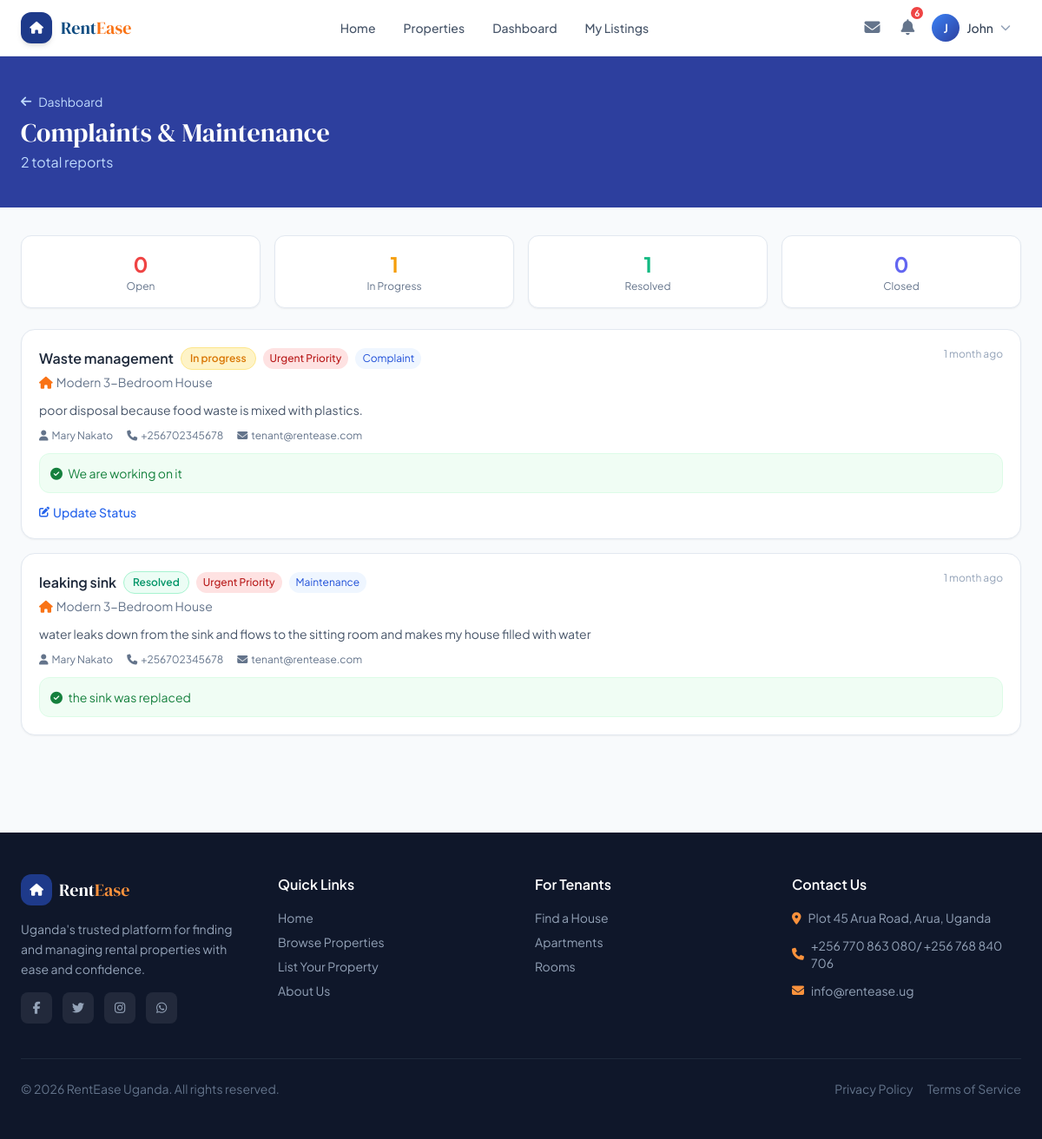
The page /pages/landlord/complaints.php (signed in) on the database its author committed.
### tables this page shows
CREATE TABLE `users` (
  `id` int(11) NOT NULL AUTO_INCREMENT,
  `name` varchar(100) NOT NULL,
  `email` varchar(150) NOT NULL,
  `phone` varchar(20) DEFAULT NULL,
  `password_hash` varchar(255) NOT NULL,
  `role` enum('tenant','landlord','agent','admin') NOT NULL DEFAULT 'tenant',
  `avatar` varchar(255) DEFAULT NULL,
  `bio` text DEFAULT NULL,
  `is_active` tinyint(1) DEFAULT 1,
  `reset_token` varchar(100) DEFAULT NULL,
  `reset_token_expiry` datetime DEFAULT NULL,
  `created_at` timestamp NOT NULL DEFAULT current_timestamp(),
  `updated_at` timestamp NOT NULL DEFAULT current_timestamp() ON UPDATE current_timestamp(),
  PRIMARY KEY (`id`),
  UNIQUE KEY `email` (`email`)
);

CREATE TABLE `complaints` (
  `id` int(11) NOT NULL AUTO_INCREMENT,
  `tenant_id` int(11) NOT NULL,
  `property_id` int(11) NOT NULL,
  `landlord_id` int(11) NOT NULL,
  `type` enum('maintenance','complaint','damage','noise','other') DEFAULT 'complaint',
  `title` varchar(200) NOT NULL,
  `description` text NOT NULL,
  `priority` enum('low','medium','high','urgent') DEFAULT 'medium',
  `status` enum('open','in_progress','resolved','closed') DEFAULT 'open',
  `resolution_notes` text DEFAULT NULL,
  `resolved_at` datetime DEFAULT NULL,
  `created_at` timestamp NOT NULL DEFAULT current_timestamp(),
  `updated_at` timestamp NOT NULL DEFAULT current_timestamp() ON UPDATE current_timestamp(),
  PRIMARY KEY (`id`),
  KEY `tenant_id` (`tenant_id`),
  KEY `property_id` (`property_id`),
  KEY `landlord_id` (`landlord_id`),
  CONSTRAINT `complaints_ibfk_1` FOREIGN KEY (`tenant_id`) REFERENCES `users` (`id`) ON DELETE CASCADE,
  CONSTRAINT `complaints_ibfk_2` FOREIGN KEY (`property_id`) REFERENCES `properties` (`id`) ON DELETE CASCADE,
  CONSTRAINT `complaints_ibfk_3` FOREIGN KEY (`landlord_id`) REFERENCES `users` (`id`) ON DELETE CASCADE
);

CREATE TABLE `properties` (
  `id` int(11) NOT NULL AUTO_INCREMENT,
  `owner_id` int(11) NOT NULL,
  `title` varchar(200) NOT NULL,
  `description` text DEFAULT NULL,
  `property_type` enum('room','apartment','hostel','house','studio') NOT NULL,
  `price` decimal(10,2) NOT NULL,
  `location` varchar(255) NOT NULL,
  `address` text DEFAULT NULL,
  `city` varchar(100) DEFAULT NULL,
  `latitude` decimal(10,8) DEFAULT NULL,
  `longitude` decimal(11,8) DEFAULT NULL,
  `num_rooms` int(11) DEFAULT 1,
  `num_bathrooms` int(11) DEFAULT 1,
  `amenities` text DEFAULT NULL,
  `status` enum('available','occupied','maintenance','inactive','booked') DEFAULT NULL,
  `views` int(11) DEFAULT 0,
  `created_at` timestamp NOT NULL DEFAULT current_timestamp(),
  `updated_at` timestamp NOT NULL DEFAULT current_timestamp() ON UPDATE current_timestamp(),
  PRIMARY KEY (`id`),
  KEY `owner_id` (`owner_id`),
  CONSTRAINT `properties_ibfk_1` FOREIGN KEY (`owner_id`) REFERENCES `users` (`id`) ON DELETE CASCADE
);

### includes/config.php (called while the page is built, shortened)
<?php
function getDB(): PDO {
    static $pdo = null;
    if ($pdo === null) {
        try {
            $dsn = "mysql:host=" . DB_HOST . ";port=" . DB_PORT . ";dbname=" . DB_NAME . ";charset=utf8mb4";
            $pdo = new PDO($dsn, DB_USER, DB_PASS, [
                PDO::ATTR_ERRMODE => PDO::ERRMODE_EXCEPTION,
                PDO::ATTR_DEFAULT_FETCH_MODE => PDO::FETCH_ASSOC,
            ]);
        } catch (PDOException $e) {
            http_response_code(500);
            die(json_encode(['error' => 'Database connection failed']));
        }
    }
    return $pdo;
}
function isLoggedIn(): bool {
    return isset($_SESSION['user_id']);
}
function currentUser(): ?array {
    static $user = null;
    if ($user === null) {
        $db = getDB();
        $stmt = $db->prepare("SELECT id, name, email, phone, role, avatar FROM users WHERE id = ? AND is_active = 1");
        $stmt->execute([$_SESSION['user_id']]);
        $user = $stmt->fetch() ?: null;
    }
    return $user;
}
function requireRole(array $roles): void {
    $user = currentUser();
}
function sanitize(string $str): string {
    return htmlspecialchars(trim($str), ENT_QUOTES, 'UTF-8');
}
function unreadCount(int $userId): int {
    $db = getDB();
    $stmt = $db->prepare("SELECT COUNT(*) FROM notifications WHERE user_id = ? AND is_read = 0");
    $stmt->execute([$userId]);
    return (int)$stmt->fetchColumn();
}
function timeAgo(string $datetime): string {
    $now = new DateTime();
    $ago = new DateTime($datetime);
    $diff = $now->diff($ago);
    if ($diff->m > 0) return $diff->m . ' month' . ($diff->m > 1 ? 's' : '') . ' ago';
    return 'just now';
}

### pages/landlord/complaints.php (the view, shortened to what this page needs)
<?php
require_once __DIR__ . '/../../includes/config.php';
requireRole(['landlord', 'agent', 'admin']);
$user = currentUser();
$db = getDB();
$where = "WHERE c.landlord_id = ?";
$params = [$user['id']];
$stmt = $db->prepare("
    SELECT c.*, p.title AS property_title, u.name AS tenant_name, u.phone AS tenant_phone, u.email AS tenant_email
    FROM complaints c JOIN properties p ON p.id = c.property_id JOIN users u ON u.id = c.tenant_id
    $where ORDER BY c.created_at DESC
");
$stmt->execute($params);
$complaints = $stmt->fetchAll();
include __DIR__ . '/../../includes/header.php';
$counts = array_reduce($complaints, function($c, $comp) {
    $c[$comp['status']] = ($c[$comp['status']] ?? 0) + 1;
    return $c;
}, []);
?>
<div class="page-hero py-10">
    <div class="max-w-7xl mx-auto px-4 sm:px-6">
        <a href="<?= APP_URL ?>/pages/landlord/dashboard.php" class="inline-flex items-center gap-2 text-blue-200 hover:text-white text-sm mb-2 transition-colors">
            <i class="fas fa-arrow-left"></i> Dashboard
        </a>
        <h1 class="font-display text-3xl text-white">Complaints & Maintenance</h1>
        <p class="text-blue-200 mt-1"><?= count($complaints) ?> total reports</p>
    </div>
</div>
<div class="max-w-7xl mx-auto px-4 sm:px-6 py-8">
    <div class="grid grid-cols-2 md:grid-cols-4 gap-4 mb-6">
        <?php foreach (['open'=>['#ef4444','Open'], 'in_progress'=>['#f59e0b','In Progress'], 'resolved'=>['#10b981','Resolved'], 'closed'=>['#6366f1','Closed']] as $status => $info): ?>
        <div class="bg-white rounded-xl border border-slate-200 p-4 text-center shadow-sm">
            <div class="text-2xl font-bold" style="color:<?= $info[0] ?>"><?= $counts[$status] ?? 0 ?></div>
            <div class="text-xs text-slate-500 mt-0.5"><?= $info[1] ?></div>
        </div>
        <?php endforeach; ?>
    </div>
    <?php if (empty($complaints)): ?>
    <div class="text-center py-16 text-slate-400">
        <i class="fas fa-smile text-5xl mb-4 opacity-30"></i>
        <p>No complaints yet. Great job keeping tenants happy!</p>
    </div>
    <?php else: ?>
    <div class="space-y-4">
        <?php foreach ($complaints as $c): ?>
        <div class="bg-white rounded-2xl border border-slate-200 shadow-sm overflow-hidden">
            <div class="p-5">
                <div class="flex flex-col sm:flex-row sm:items-start justify-between gap-3 mb-3">
                    <div>
                        <div class="flex items-center gap-2 flex-wrap">
                            <h3 class="font-semibold text-slate-800"><?= sanitize($c['title']) ?></h3>
                            <span class="status-badge <?= $c['status'] === 'resolved' || $c['status'] === 'closed' ? 'status-available' : ($c['status'] === 'in_progress' ? 'status-occupied' : 'status-maintenance') ?> text-xs">
                                <?= ucfirst(str_replace('_', ' ', $c['status'])) ?>
                            </span>
                            <span class="text-xs px-2 py-1 rounded-full font-medium <?= $c['priority'] === 'urgent' ? 'bg-red-100 text-red-700' : ($c['priority'] === 'high' ? 'bg-orange-100 text-orange-700' : 'bg-slate-100 text-slate-600') ?>">
                                <?= ucfirst($c['priority']) ?> Priority
                            </span>
                            <span class="text-xs bg-blue-50 text-blue-700 px-2 py-1 rounded-full"><?= ucfirst($c['type']) ?></span>
                        </div>
                        <p class="text-sm text-slate-500 mt-1"><i class="fas fa-home mr-1 text-accent-500"></i><?= sanitize($c['property_title']) ?></p>
                    </div>
                    <span class="text-xs text-slate-400 whitespace-nowrap"><?= timeAgo($c['created_at']) ?></span>
                </div>
                <p class="text-sm text-slate-600 mb-3"><?= sanitize($c['description']) ?></p>
                <div class="flex items-center gap-4 text-xs text-slate-500 flex-wrap">
                    <span><i class="fas fa-user mr-1"></i><?= sanitize($c['tenant_name']) ?></span>
                    <a href="tel:<?= sanitize($c['tenant_phone']) ?>" class="hover:text-primary-600"><i class="fas fa-phone mr-1"></i><?= sanitize($c['tenant_phone']) ?></a>
                    <a href="mailto:<?= sanitize($c['tenant_email']) ?>" class="hover:text-primary-600"><i class="fas fa-envelope mr-1"></i><?= sanitize($c['tenant_email']) ?></a>
                </div>
                <?php if ($c['resolution_notes']): ?>
                <div class="mt-3 p-3 bg-green-50 rounded-xl border border-green-100 text-sm text-green-700">
                    <i class="fas fa-check-circle mr-1"></i> <?= sanitize($c['resolution_notes']) ?>
                </div>
                <?php endif; ?>
                <?php if (!in_array($c['status'], ['resolved','closed'])): ?>
                <details class="mt-3">
                    <summary class="text-sm text-primary-600 font-medium cursor-pointer hover:text-primary-800 list-none flex items-center gap-1">
                        <i class="fas fa-edit text-xs"></i> Update Status
                    </summary>
                </details>
                <?php endif; ?>
            </div>
        </div>
        <?php endforeach; ?>
    </div>
    <?php endif; ?>
</div>
<?php include __DIR__ . '/../../includes/footer.php'; ?>

### includes/header.php (shortened to what this page needs)
<?php
$user = currentUser();
$unread = $user ? unreadCount($user['id']) : 0;
?>
<!DOCTYPE html>
<html lang="en">
<head>
<script src="https://cdn.tailwindcss.com"></script>
<link rel="stylesheet" href="https://cdnjs.cloudflare.com/ajax/libs/font-awesome/6.5.0/css/all.min.css">
<link rel="stylesheet" href="<?= APP_URL ?>/assets/css/style.css?v=<?= filemtime(__DIR__ . '/../assets/css/style.css') ?>">
</head>
<body class="bg-slate-50 font-sans text-slate-800 min-h-screen">
<nav class="navbar fixed top-0 left-0 right-0 z-50 bg-white/95 backdrop-blur-md border-b border-slate-200 shadow-sm">
    <div class="max-w-7xl mx-auto px-4 sm:px-6">
        <div class="flex items-center justify-between h-16">
            <a href="<?= APP_URL ?>/index.php" class="flex items-center gap-2.5 group">
                <div class="w-9 h-9 bg-blue-900 rounded-xl flex items-center justify-center shadow-md group-hover:scale-105 transition-transform">
                    <i class="fas fa-home text-white text-sm"></i>
                </div>
                <span class="font-display text-xl text-primary-800">Rent<span class="text-accent-500">Ease</span></span>
            </a>
            <div class="hidden md:flex items-center gap-1">
                <a href="<?= APP_URL ?>/index.php" class="nav-link <?= basename($_SERVER['PHP_SELF']) === 'index.php' ? 'active' : '' ?>">Home</a>
                <a href="<?= APP_URL ?>/pages/search.php" class="nav-link">Properties</a>
                <?php if ($user): ?>
                    <?php if (in_array($user['role'], ['landlord','agent','admin'])): ?>
                    <a href="<?= APP_URL ?>/pages/landlord/dashboard.php" class="nav-link">Dashboard</a>
                    <a href="<?= APP_URL ?>/pages/landlord/properties.php" class="nav-link">My Listings</a>
                    <?php endif; ?>
                <?php endif; ?>
            </div>
            <div class="flex items-center gap-2">
                <?php if ($user): ?>
                    <a href="<?= APP_URL ?>/pages/messages.php" class="relative p-2 text-slate-500 hover:text-primary-700 hover:bg-primary-50 rounded-lg transition-colors">
                        <i class="fas fa-envelope text-lg"></i>
                    </a>
                    <a href="<?= APP_URL ?>/pages/notifications.php" class="relative p-2 text-slate-500 hover:text-primary-700 hover:bg-primary-50 rounded-lg transition-colors">
                        <i class="fas fa-bell text-lg"></i>
                        <?php if ($unread > 0): ?>
                        <span class="badge"><?= $unread ?></span>
                        <?php endif; ?>
                    </a>
                    <div class="relative" x-data="{ open: false }">
                        <button onclick="toggleDropdown('userMenu')" class="flex items-center gap-2 pl-1 pr-3 py-1 rounded-full hover:bg-slate-100 transition-colors">
                            <div class="w-8 h-8 rounded-full bg-gradient-to-br from-primary-500 to-primary-700 flex items-center justify-center text-white text-sm font-semibold">
                                <?= strtoupper(substr($user['name'], 0, 1)) ?>
                            </div>
                            <span class="hidden sm:block text-sm font-medium text-slate-700"><?= sanitize(explode(' ', $user['name'])[0]) ?></span>
                            <i class="fas fa-chevron-down text-xs text-slate-400"></i>
                        </button>
                    </div>
                <?php else: ?>
                    <a href="<?= APP_URL ?>/pages/login.php" class="btn-outline text-sm">Sign In</a>
                    <a href="<?= APP_URL ?>/pages/register.php" class="btn-primary text-sm">Get Started</a>
                <?php endif; ?>
            </div>
        </div>
    </div>
</nav>
<div class="h-16"></div>

### assets/css/style.css (style rules this page uses)
:root { --primary: #0f4c81; --primary-light: #1d6bb5; --accent: #f97316; --accent-dark: #ea580c; --success: #10b981; --warning: #f59e0b; --danger: #ef4444; --shadow-sm: 0 1px 3px rgba(0,0,0,0.08), 0 1px 2px rgba(0,0,0,0.05); --shadow-md: 0 4px 12px rgba(0,0,0,0.10), 0 2px 6px rgba(0,0,0,0.07); --shadow-lg: 0 10px 30px rgba(0,0,0,0.12), 0 4px 12px rgba(0,0,0,0.08); --radius: 12px; --radius-lg: 20px; }
*, *::before, *::after { box-sizing: border-box; }
body { font-family: 'Plus Jakarta Sans', sans-serif; background: #f8fafc; color: #1e293b; }
.nav-link { display: inline-flex; align-items: center; padding: 6px 14px; border-radius: 8px; font-size: 14px; font-weight: 500; color: #475569; text-decoration: none; transition: all 0.2s; }
.badge { position: absolute; top: -4px; right: -4px; width: 18px; height: 18px; background: #ef4444; color: white; border-radius: 50%; font-size: 10px; font-weight: 700; display: flex; align-items: center; justify-content: center; border: 2px solid white; }
.status-available { background: #ecfdf5; color: #059669; border: 1px solid #a7f3d0; }
.status-occupied { background: #fef3c7; color: #d97706; border: 1px solid #fde68a; }
.status-badge { display: inline-flex; align-items: center; gap: 5px; padding: 4px 10px; border-radius: 99px; font-size: 12px; font-weight: 600; }
.page-hero { background: #2d3f9e; padding: 60px 0 40px; color: white; position: relative; overflow: hidden; }

### rows shown on the page
users: name "J", name "John"
complaints: title "Waste management", status "In progress", priority "Urgent", type "Complaint", property.title "Modern 3-Bedroom House", created_at "1 month ago", description "poor disposal because food waste is mixed with plastics.", tenant.name "Mary Nakato", tenant.phone "+256702345678", tenant.email "tenant@rentease.com", resolution_notes "We are working on it"
complaints: title "leaking sink", status "Resolved", priority "Urgent", type "Maintenance", property.title "Modern 3-Bedroom House", created_at "1 month ago", description "water leaks down from the sink and flows to the sitting room and makes my house filled with water", tenant.name "Mary Nakato", tenant.phone "+256702345678", tenant.email "tenant@rentease.com", resolution_notes "the sink was replaced"

### other values the page prints
$unread "6"
count($complaints) "2"
$counts[$status] "0"
$info[1] "Open"
$counts[$status] "1"
$info[1] "In Progress"
$info[1] "Resolved"
$info[1] "Closed"
